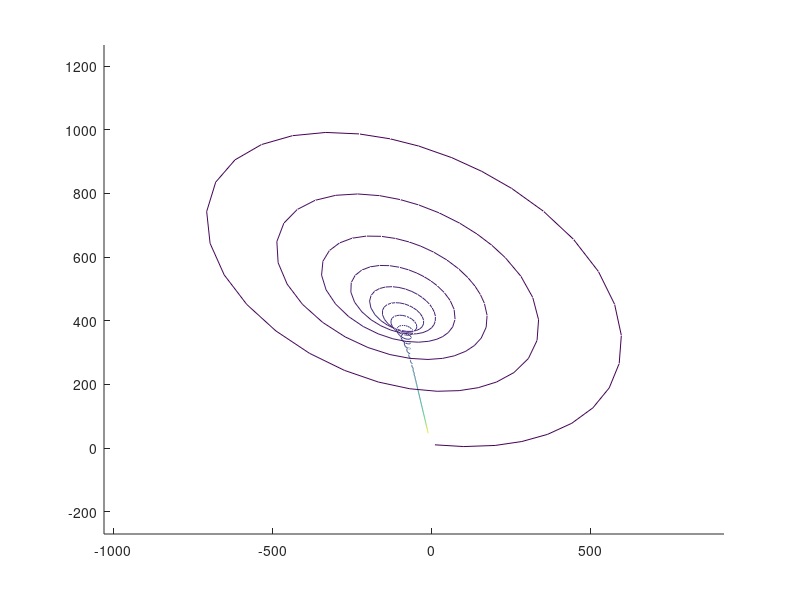

MATLAB code to generate this figure: (Note: this script raises an error after producing the figure.)
%% Random Basis 
rndM = randn(3);
rndM = rndM ./ sqrt(sum(rndM.^2,1));

%% Set the kernel (Eigenvalue matrix)
a = -0.4; b = 5.5;
l3 = -0.05;
D = [ a  b   0;
     -b  a   0;
      0  0  l3];
 
%% Set dynamic matrix and run!
M = rndM * D * inv(rndM);

X0 = [10,10,10];
odesol = ode45(@(t,X)M*X,[0 50],X0,odeset('RelTol',1E-6));
figure;%plot3(odesol.y(1,:),odesol.y(2,:),odesol.y(3,:),'k');hold on 
patch([odesol.y(1,:),nan],[odesol.y(2,:),nan],[odesol.y(3,:),nan],[odesol.x,nan],'FaceColor','none','EdgeColor','interp');hold on
% scatter3(odesol.y(1,:),odesol.y(2,:),odesol.y(3,:),9,odesol.x);
axis equal
Scale=set_scale();
plot3(Scale*[0,rndM(1,1)],Scale*[0,rndM(2,1)],Scale*[0,rndM(3,1)],'r','LineWidth',2.0)
plot3(Scale*[0,rndM(1,2)],Scale*[0,rndM(2,2)],Scale*[0,rndM(3,2)],'g','LineWidth',2.0)
plot3(Scale*[0,rndM(1,3)],Scale*[0,rndM(2,3)],Scale*[0,rndM(3,3)],'b','LineWidth',2.0)
legend(["Traj X","Eigv1","Eigv2","Eigv3"])
function Scale=set_scale()
XLIM = xlim();
YLIM = ylim();
ZLIM = zlim();
Scale = 0.3*min([XLIM(2)-XLIM(1),YLIM(2)-YLIM(1),ZLIM(2)-ZLIM(1)]);
end